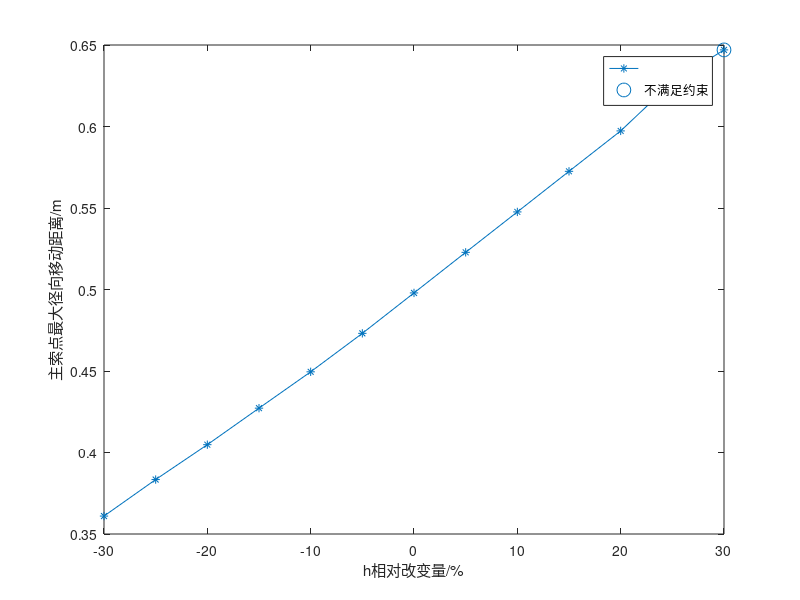

The MATLAB script that drew this image: (Note: this script raises an error after producing the figure.)
kkk=-30:5:30;
dh=kkk;
maxD_array=[0.3610,0.3834,0.4048,0.4272,0.4495,0.4731,0.4979,0.5228,0.5476,0.5725,0.5973,0.6272,0.6470];
figure('Position',[526.6,365,559.9,268.8]),plot(dh,maxD_array,'*-');hold on
bad_index=find(maxD_array>0.6);
scatter(dh(bad_index),maxD_array(bad_index),100,'rx');
legend('','不满足约束')
xlabel('h相对改变量/%');ylabel('主索点最大径向移动距离/m');beautiplot('small')
exportgraphics(gcf,'img\主索点最大径向移动距离随h改变量的变化.png','Resolution',400)